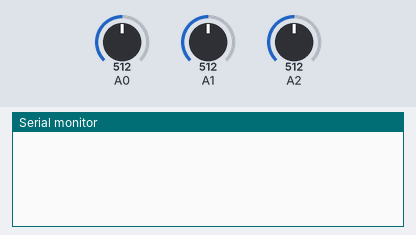
Bench run of a sketch on a simulated Arduino Mega 2560, built with avr-gcc and run on an emulated ATmega2560. Shown: the last lines printed to the serial monitor. The test bench sets the inputs (shaded band); at power-on: A1 = 512, A2 = 512, A0 = 512.

Above: at 2.2 s.
2.3 s: A1 set to 351
At 6.2 s:
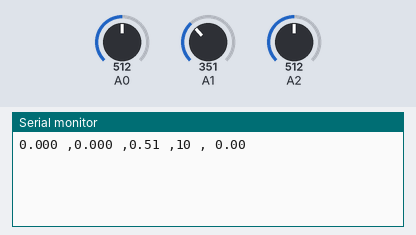
6.3 s: A1 set to 329
7.8 s: A2 set to 107
At 11.6 s:
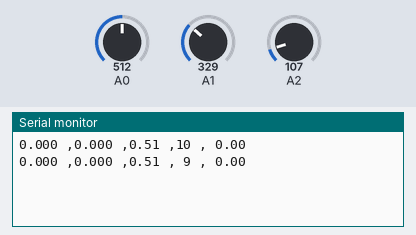
11.8 s: A2 set to 87
At 17.4 s:
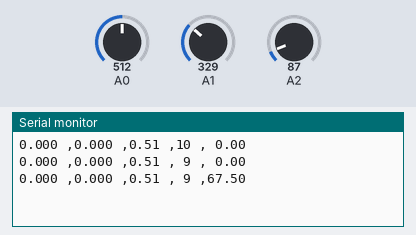

Measured:
- the behaviour switches between 97 and 96 on A2 (found by bisection; images 2 and 3)
- after the input at 2.3 s, the serial monitor: prints a new line after 3.7 s (image 1)
- after the input at 11.8 s, the serial monitor: prints a new line after 4.2 s (image 3)

The sketch:

Mega_SNCWW.ino
```cpp
//so2, no2
#define ContinueMode 0
#define PollingMode 1

char buffer[50];
unsigned long past = 0;
bool flag = false;
char co_print[20];
float co_ppm;
char NO2_data[50];    //Hardware-designed no2 data archiving
char SO2_data[50];    //Hardware-designed so2 data archiving
char NO2_print[7];    //print no2 string
char SO2_print[7];    //print so2 string
char degree_print[7];
float direct[] = {3.84,1.98,2.25,0.41,0.45,0.32,0.90,0.62,1.40,1.19,3.08,2.93,4.62,4.04,4.33,3.43};

void setup(){
  Serial.begin(57600);
  Serial1.begin(9600);        //NO2
  Serial2.begin(9600);        //SO2
  delay(1000);

}

void loop(){

//============================================================================
// 5sec check
  unsigned long now = millis();
  if(now - past >= 5000) {
    past = now;
    flag = true;
  }
//============================================================================
// wind speed
  int wind_val = analogRead(A1);
  float wind_outvoltage = wind_val * (5.0 / 1023.0);
  int wind_print = 6 * wind_outvoltage;
// wind direct
  int wind_direction_val = analogRead(A2);
  float wind_direction_outvoltage = wind_direction_val * 5 / 1023.0;

//============================================================================
// co
  int co_val = analogRead(0);
  co_ppm = (float)co_val / 1000;

//============================================================================
//SO2, NO2
  #if PollingMode
    Serial2.write('\r');
    Serial1.write('\r');
    delay(1000);
  #else
    delay(100);
  #endif

  int i = 0;
  String str_so2_data = "";
  String str_no2_data = "";

//==================================================================================
// wind degree get
  float degree;
  for(int j =0; j < 16; j++){
    if(direct[j]-0.02 < wind_direction_outvoltage && direct[j]+0.02 > wind_direction_outvoltage){
       degree = j * 22.5;
       break;
    }
  }
//==================================================================================
//SO2, NO2 data get
  while (Serial2.available()) { // read from AGSM port, send to Serial port to interupt continuous output send 'c''/r' without line ending, may have to send more than once.
    SO2_data[i] = Serial2.read();
    i++;
  }
  i = 0;

  while (Serial1.available()) {
    NO2_data[i] = Serial1.read();
    i++;
  }

//==================================================================================
// After 5sec print
  if(flag == true){
    for(int j = 13; j < 16; j++){
       str_so2_data += SO2_data[j];
       str_no2_data += NO2_data[j];
    }

    float so2_ppm, no2_ppm;
    //The part that changes String to Int and converts it to float to express it in ppm.
    so2_ppm = (float)str_so2_data.toInt() / 1000;
    no2_ppm = (float)str_no2_data.toInt() / 1000;


    //Function used by printf to use prime numbers
    //Decimal, total digits, number of representations after decimal point, string
    dtostrf(so2_ppm, 5, 3, SO2_print);
    dtostrf(no2_ppm, 5, 3, NO2_print);
    dtostrf(co_ppm, 4, 2, co_print);
    dtostrf(degree, 5, 2, degree_print);
    sprintf(buffer,"%s ,%s ,%s ,%2d ,%s",SO2_print, NO2_print, co_print, wind_print, degree_print);
    Serial.println(buffer);

    flag = false;
  }
}
```

DFRobot_OzoneSensor.cpp
```cpp
// (licence header left out)
#include "DFRobot_OzoneSensor.h"

DFRobot_OzoneSensor::DFRobot_OzoneSensor(){}
DFRobot_OzoneSensor::~DFRobot_OzoneSensor(){}

bool DFRobot_OzoneSensor::begin(uint8_t addr)
{
  this->_addr = addr;
  Wire.begin();
  Wire.beginTransmission(_addr);
  if(Wire.endTransmission() == 0){
    delay(100);
    return true;
  }
  delay(100);
  return false;
}

void DFRobot_OzoneSensor::i2cWrite(uint8_t reg , uint8_t pData)
{
  Wire.beginTransmission(_addr);
  Wire.write(reg);
  Wire.write(pData);
  Wire.endTransmission();
}

int16_t DFRobot_OzoneSensor::i2cReadOzoneData(uint8_t reg)
{
  uint8_t i = 0;
  uint8_t rxbuf[10]={0};
  Wire.beginTransmission(_addr);
  Wire.write(reg);
  Wire.endTransmission();
  delay(100);
  Wire.requestFrom(_addr, (uint8_t)2);
    while (Wire.available())
     rxbuf[i++] = Wire.read();
  return ((int16_t)rxbuf[0] << 8) + rxbuf[1];
}

void DFRobot_OzoneSensor::setModes(uint8_t mode)
{
  if(mode == MEASURE_MODE_AUTOMATIC){
    i2cWrite(MODE_REGISTER , MEASURE_MODE_AUTOMATIC);
    delay(100);
    _M_Flag = 0;
  }else if(mode == MEASURE_MODE_PASSIVE){
    i2cWrite(MODE_REGISTER , MEASURE_MODE_PASSIVE);
    delay(100);
    _M_Flag = 1;
  }else {
    return;
  }
}

int16_t DFRobot_OzoneSensor::readOzoneData(uint8_t collectNum)
{
  static uint8_t i = 0, j = 0;
  if (collectNum > 0) {
    for(j = collectNum - 1;  j > 0; j--){
      ozoneData[j] = ozoneData[j-1];
    }
    if(_M_Flag == 0){
      i2cWrite(SET_PASSIVE_REGISTER , AUTO_READ_DATA);
      delay(100);
      ozoneData[0] = i2cReadOzoneData(AUTO_DATA_HIGE_REGISTER);
    }else if(_M_Flag == 1){
      i2cWrite(SET_PASSIVE_REGISTER , PASSIVE_READ_DATA);   delay(100);    // read passive data in passive mode, first request once, then read the data
      ozoneData[0] = i2cReadOzoneData(PASS_DATA_HIGE_REGISTER);
    }
    if(i < collectNum) i++;
    return getAverageNum(ozoneData, i);
  }else if(collectNum <= 0 || collectNum > 100){
   return -1;
  }
  return 0;
}

int DFRobot_OzoneSensor::getAverageNum(int bArray[], int iFilterLen)
{
  unsigned long bTemp = 0;
  for(uint16_t i = 0; i < iFilterLen; i++) {
    bTemp += bArray[i];
  }
  return bTemp / iFilterLen;
}
```

DFRobot_OzoneSensor.h
```cpp
// (licence header left out)
#ifndef __DFRobot_OzoneSensor_H__
#define __DFRobot_OzoneSensor_H__
#include <Arduino.h>
#include <Wire.h>

#define           OZONE_ADDRESS_0           0x70
#define           OZONE_ADDRESS_1           0x71
#define           OZONE_ADDRESS_2           0x72
#define           OZONE_ADDRESS_3           0x73
#define           MEASURE_MODE_AUTOMATIC    0x00           ///< active  mode
#define           MEASURE_MODE_PASSIVE      0x01           ///< passive mode
#define           AUTO_READ_DATA            0x00           ///< auto read ozone data
#define           PASSIVE_READ_DATA         0x01           ///< passive read ozone data
#define           MODE_REGISTER             0x03           ///< mode register
#define           SET_PASSIVE_REGISTER      0x04           ///< read ozone data register
#define           AUTO_DATA_HIGE_REGISTER   0x09           ///< AUTO data high eight bits
#define           AUTO_DATA_LOW_REGISTER    0x0A           ///< AUTO data Low  eight bits
#define           PASS_DATA_HIGE_REGISTER   0x07           ///< AUTO data high eight bits
#define           PASS_DATA_LOW_REGISTER    0x08           ///< AUTO data Low  eight bits
#define           OCOUNT                    100            ///< Ozone Count Value

class DFRobot_OzoneSensor{
public:
  DFRobot_OzoneSensor();
  ~DFRobot_OzoneSensor();

  /**
   * @fn begin
   * @brief initialization function
   * @param i2c address
   * @n     OZONE_ADDRESS_0  0x70
   * @n     OZONE_ADDRESS_1  0x71
   * @n     OZONE_ADDRESS_2  0x72
   * @n     OZONE_ADDRESS_3  0x73
   * @return bool type
   * @retval true initialization success
   * @retval false initialization failed
   */
  bool begin(uint8_t addr = OZONE_ADDRESS_0);

  /**
   * @fn setModes
   * @brief Set mode Active or passive measurement.
   * @param mode mode is Active or passive.
   * @n       MEASURE_MODE_AUTOMATIC    active  mode
   * @n       MEASURE_MODE_PASSIVE      passive mode
   * @return None
   */
  void setModes(uint8_t mode);

  /**
   * @fn readOzoneData
   * @brief read ozone data.
   * @param collectNum is the number of data collected,(The default value is 20)
   * @n       COLLECT_NUMBER       The collection range is 1-100
   * @return ozone concentration: one part per billion (PPB).
   */
  int16_t readOzoneData(uint8_t collectNum = 20);

private:
  void i2cWrite(uint8_t reg , uint8_t pData);
  int16_t i2cReadOzoneData(uint8_t reg);
  int ozoneData[OCOUNT] = {0x00};
  int getAverageNum(int bArray[], int iFilterLen);
  uint8_t _addr;       ///< IIC Slave number
  uint8_t _M_Flag = 0; ///< mode flag
};
#endif
```

DHT_T.cpp
```cpp
#include "DHT_T.h"


DHT::DHT(unsigned char pin,unsigned char type){
  _pin = pin;
  _type = type;
  pinMode(_pin, INPUT);
  digitalWrite(_pin, HIGH);
}


// Return values:
// DHT_OK
// DHT_ERR_CHECK
// DHT_ERR_TIMEOUT
unsigned char DHT::read()
{
	// BUFFER TO RECEIVE
	unsigned char bits[5] = {0,0,0,0,0};
	unsigned char cnt = 7;
	unsigned char idx = 0;
	unsigned char sum;


	// REQUEST SAMPLE
	pinMode(_pin, OUTPUT);
	digitalWrite(_pin, LOW);
	delay(18);
	digitalWrite(_pin, HIGH);
	delayMicroseconds(40);
	pinMode(_pin, INPUT);

	// ACKNOWLEDGE or TIMEOUT
	unsigned int count = 10000;
	while(digitalRead(_pin) == LOW)
		if (count-- == 0) return DHT_ERR_TIMEOUT;

	count = 10000;
	while(digitalRead(_pin) == HIGH)
		if (count-- == 0) return DHT_ERR_TIMEOUT;

	// READ OUTPUT - 40 BITS => 5 BYTES or TIMEOUT
	for (int i=0; i<40; i++)
	{
		count = 10000;
		while(digitalRead(_pin) == LOW)
			if (count-- == 0) return DHT_ERR_TIMEOUT;

		unsigned long t = micros();

		count = 10000;
		while(digitalRead(_pin) == HIGH)
			if (count-- == 0) return DHT_ERR_TIMEOUT;

		if ((micros() - t) > 40) bits[idx] |= (1 << cnt);
		if (cnt == 0)   // next byte?
		{
			cnt = 7;    // restart at MSB
			idx++;      // next byte!
		}
		else cnt--;
	}

	sum = bits[0]+bits[1]+bits[2]+bits[3];
	if(bits[4] != sum) return DHT_ERR_CHECK;

	switch(_type)
	{
		case DHT11:
		 humidity = (float)bits[0];
	    temperature = (float)bits[2];
		  break;
        case DHT21:
	    case DHT22:
	      humidity = (float)((bits[0] << 8)+bits[1])/10;
	      temperature = (float)((bits[2] << 8)+bits[3])/10;
		  break;
		default:
		  break;
	}

	return DHT_OK;
}
```

DHT_T.h
```cpp
#ifndef DHT_h
#define DHT_h

#include <avr/io.h>
#include <Arduino.h>

#define DHT_OK			1
#define DHT_ERR_CHECK	0
#define DHT_ERR_TIMEOUT	-1

volatile typedef enum
{
  DHT11 = 11,
  DHT21 = 21,
  DHT22 = 22,
} DHTtype;

class DHT
{
public:
	DHT(unsigned char pin,unsigned char dhtType);
    unsigned char read();
	float humidity;
	float temperature;
private:
  	unsigned char _pin;
	unsigned char _type;
};
#endif
```
